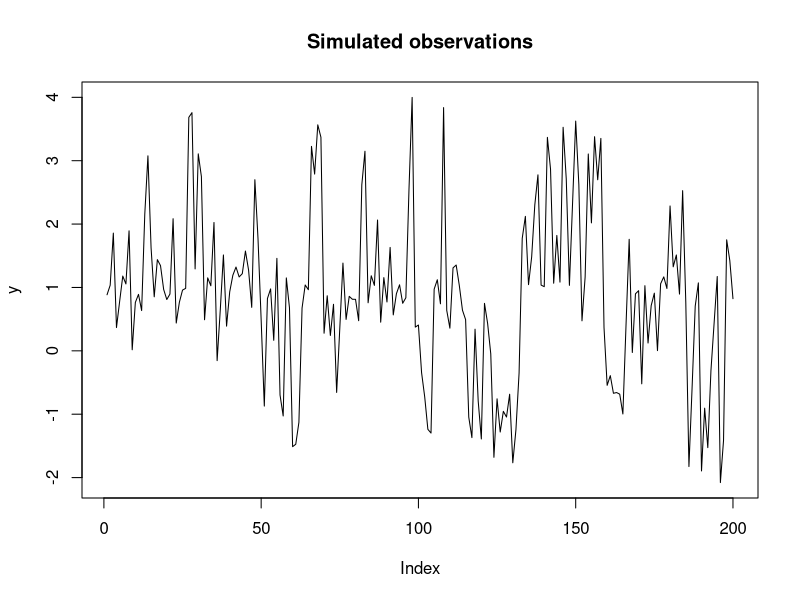

The R source for this figure:
############################################################
# 2-chain FHMM example in R (simulation)
# - Scalar observations
# - Chains: chain1 (K1 states), chain2 (K2 states)
# - Emission: y_t = mu1[s1_t] + mu2[s2_t] + N(0, sigma^2)
#
# Run this script in R (base + stats). No extra packages required.
############################################################

set.seed(123)

# ---------- Simulation parameters ----------
Tlen <- 200             # length of sequence
K1 <- 2                 # #states chain 1 
K2 <- 2                 # #states chain 2

# Transition matrices (row-stochastic). Rows = from-state, cols = to-state
A1 <- matrix(c(0.95, 0.05,
               0.05, 0.95), nrow=2, byrow=TRUE)  # chain1 
A2 <- matrix(c(0.8, 0.2,
               0.3, 0.7), nrow=2, byrow=TRUE)    # chain2 

# initial distributions
pi1 <- c(0.5, 0.5)
pi2 <- c(0.5, 0.5)

# Emission means per chain state
mu1 <- c(0.0, 2.0)   # contribution from chain1
mu2 <- c(-1.0, 1.0)  # contribution from chain2

sigma <- 0.5         # observation noise sd

# ---------- Simulate true latent chains and observations ----------
s1_true <- integer(Tlen)
s2_true <- integer(Tlen)
y <- numeric(Tlen)

# initial states
s1_true[1] <- sample(1:K1,1,prob=pi1)
s2_true[1] <- sample(1:K2,1,prob=pi2)
y[1] <- rnorm(1, mean = mu1[s1_true[1]] + mu2[s2_true[1]], sd = sigma)

for (t in 2:Tlen) {
  s1_true[t] <- sample(1:K1, 1, prob = A1[s1_true[t-1],])
  s2_true[t] <- sample(1:K2, 1, prob = A2[s2_true[t-1],])
  y[t] <- rnorm(1, mean = mu1[s1_true[t]] + mu2[s2_true[t]], sd = sigma)
}

# plot
plot(y, type='l', main='Simulated observations', ylab='y')
